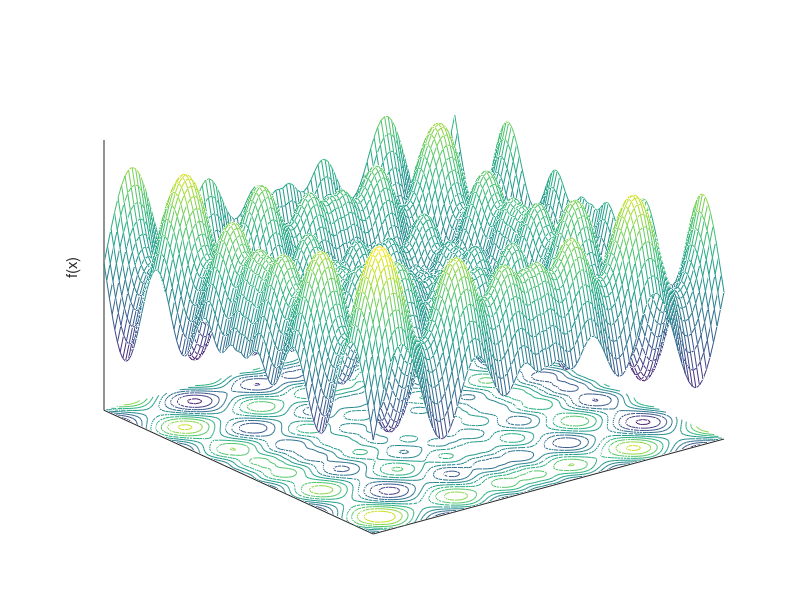

MATLAB code for this plot:
function Schwefel226Plot

xlimits = [-500 500];
dx = (xlimits(2) - xlimits(1)) / 100;
N = floor((xlimits(2) - xlimits(1)) / dx) + 1;
obj = zeros(N, N);
i = 0;
for x = xlimits(1) : dx : xlimits(2)
    i = i + 1;
    k = 0;
    for y = xlimits(1) : dx : xlimits(2)
        k = k + 1;
        obj(i,k) = -x*sin(sqrt(abs(x))) - y*sin(sqrt(abs(y)));
    end
end
close all;
[x, y] = meshgrid(xlimits(1) : dx : xlimits(2));
meshc(x,y,obj);
zlabel('f(x)')
set(gca, 'XTick', [])
set(gca, 'YTick', [])
set(gca, 'ZTick', [])
temp = axis;
axis([xlimits, xlimits, temp(5), max(max(obj))])